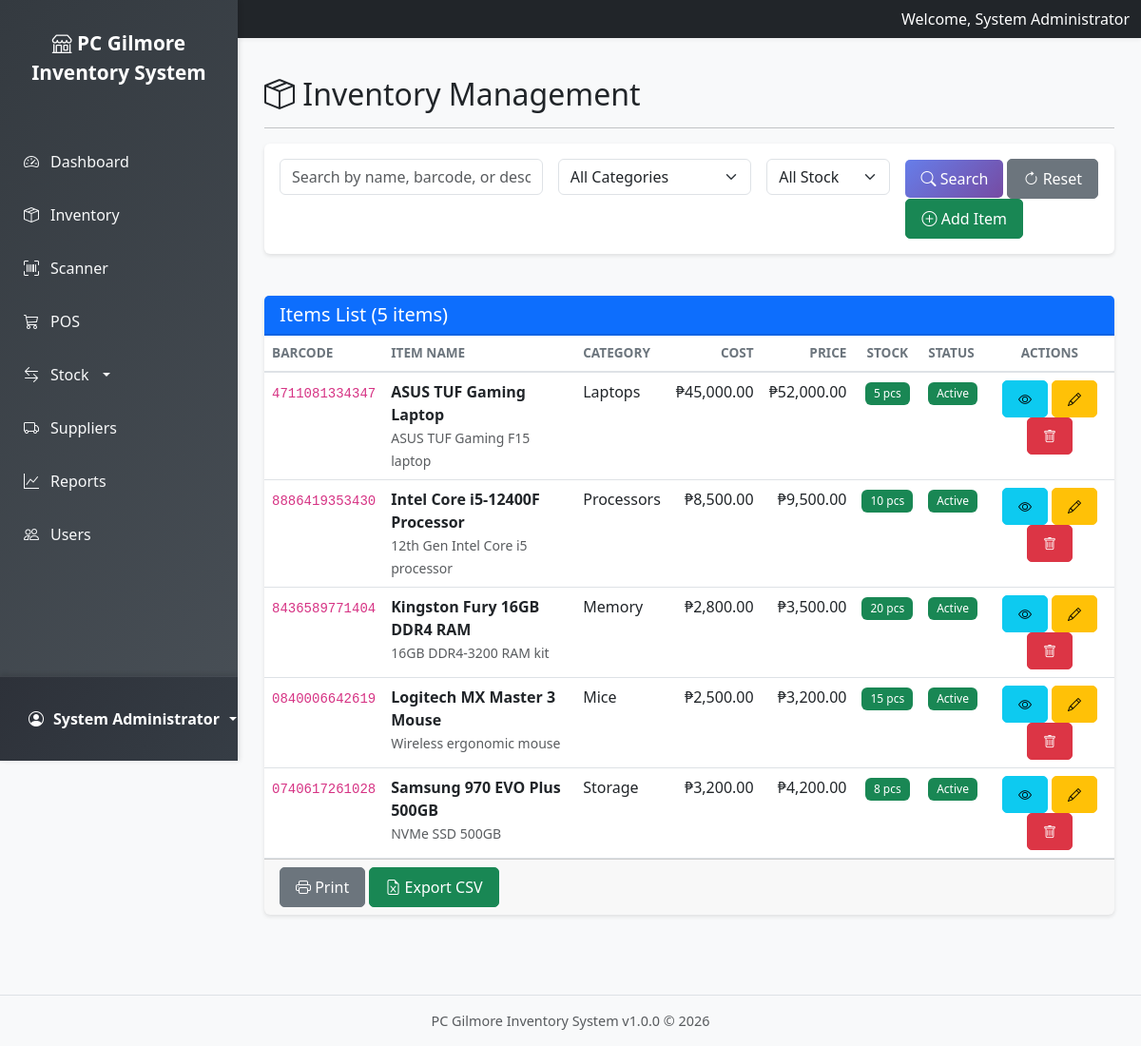
The app's page /modules/inventory/index.php (signed in) with its own data.
### tables this page shows
CREATE TABLE IF NOT EXISTS items (
    item_id INT PRIMARY KEY AUTO_INCREMENT,
    barcode VARCHAR(50) UNIQUE NOT NULL,
    item_name VARCHAR(200) NOT NULL,
    description TEXT,
    category_id INT,
    supplier_id INT,
    cost_price DECIMAL(10,2) NOT NULL DEFAULT 0.00,
    selling_price DECIMAL(10,2) NOT NULL DEFAULT 0.00,
    stock_quantity INT NOT NULL DEFAULT 0,
    min_stock_level INT DEFAULT 0,
    max_stock_level INT DEFAULT 0,
    unit VARCHAR(20) DEFAULT 'pcs',
    is_active BOOLEAN DEFAULT TRUE,
    created_at TIMESTAMP DEFAULT CURRENT_TIMESTAMP,
    updated_at TIMESTAMP DEFAULT CURRENT_TIMESTAMP ON UPDATE CURRENT_TIMESTAMP,
    FOREIGN KEY (category_id) REFERENCES categories(category_id),
    FOREIGN KEY (supplier_id) REFERENCES suppliers(supplier_id)
);

CREATE TABLE IF NOT EXISTS categories (
    category_id INT PRIMARY KEY AUTO_INCREMENT,
    category_name VARCHAR(100) NOT NULL,
    description TEXT,
    is_active BOOLEAN DEFAULT TRUE,
    created_at TIMESTAMP DEFAULT CURRENT_TIMESTAMP
);

### includes/functions.php (called while the page is built, shortened)
<?php
function sanitize($data) {
    return htmlspecialchars(strip_tags(trim($data)), ENT_QUOTES, 'UTF-8');
}
function formatCurrency($amount) {
    return '₱' . number_format($amount, 2);
}

### modules/inventory/index.php (the view, shortened to what this page needs)
<?php
try {
    $db = Database::getInstance()->getConnection();
    $search = $_GET['search'] ?? '';
    $query = "SELECT i.*, c.category_name
              FROM items i
              LEFT JOIN categories c ON i.category_id = c.category_id
              WHERE 1=1";
    $params = [];
    $query .= " ORDER BY i.item_name ASC";
    $stmt = $db->prepare($query);
    $stmt->execute($params);
    $items = $stmt->fetchAll();
} catch (Exception $e) {
    error_log("Inventory error: " . $e->getMessage());
    $message = "Error loading inventory data.";
    $messageType = 'danger';
}
include '../../includes/header.php';
?>
<div class="row">
    <div class="col-12">
        <h2><i class="bi bi-box-seam"></i> Inventory Management</h2>
        <hr>
    </div>
</div>
<div class="row mb-4">
    <div class="col-md-12">
        <div class="card">
            <div class="card-body">
                <form method="GET" class="row g-3">
                    <div class="col-md-4">
                        <input type="text" name="search" class="form-control" placeholder="Search by name, barcode, or description" value="<?php echo htmlspecialchars($search); ?>">
                    </div>
                    <div class="col-md-3">
                        <select name="category" class="form-select">
                            <option value="">All Categories</option>
                        </select>
                    </div>
                    <div class="col-md-2">
                        <select name="stock" class="form-select">
                            <option value="">All Stock</option>
                        </select>
                    </div>
                    <div class="col-md-3">
                        <button type="submit" class="btn btn-primary"><i class="bi bi-search"></i> Search</button>
                        <a href="index.php" class="btn btn-secondary"><i class="bi bi-arrow-clockwise"></i> Reset</a>
                        <a href="add.php" class="btn btn-success"><i class="bi bi-plus-circle"></i> Add Item</a>
                    </div>
                </form>
            </div>
        </div>
    </div>
</div>
<div class="row">
    <div class="col-12">
        <div class="card">
            <div class="card-header bg-primary text-white">
                <h5 class="mb-0">Items List (<?php echo count($items); ?> items)</h5>
            </div>
            <div class="card-body p-0">
                <div class="table-responsive">
                    <table class="table table-hover mb-0" id="inventoryTable">
                        <thead>
                            <tr>
                                <th>Barcode</th>
                                <th>Item Name</th>
                                <th>Category</th>
                                <th class="text-end">Cost</th>
                                <th class="text-end">Price</th>
                                <th class="text-center">Stock</th>
                                <th>Status</th>
                                <th class="text-center no-print">Actions</th>
                            </tr>
                        </thead>
                        <tbody>
                            <?php if (empty($items)): ?>
                                <tr>
                                    <td colspan="8" class="text-center py-4">No items found.</td>
                                </tr>
                            <?php else: ?>
                                <?php foreach ($items as $item): ?>
                                    <?php
                                        $rowClass = '';
                                    ?>
                                    <tr class="<?php echo $rowClass; ?>">
                                        <td><code><?php echo sanitize($item['barcode']); ?></code></td>
                                        <td>
                                            <strong><?php echo sanitize($item['item_name']); ?></strong><br>
                                            <small class="text-muted"><?php echo sanitize($item['description']); ?></small>
                                        </td>
                                        <td><?php echo sanitize($item['category_name']); ?></td>
                                        <td class="text-end"><?php echo formatCurrency($item['cost_price']); ?></td>
                                        <td class="text-end"><?php echo formatCurrency($item['selling_price']); ?></td>
                                        <td class="text-center">
                                            <?php if ($item['stock_quantity'] == 0): ?>
                                                <span class="badge bg-danger">Out of Stock</span>
                                            <?php elseif ($item['stock_quantity'] <= $item['min_stock_level']): ?>
                                                <span class="badge bg-warning text-dark"><?php echo $item['stock_quantity']; ?> <?php echo $item['unit']; ?></span>
                                            <?php else: ?>
                                                <span class="badge bg-success"><?php echo $item['stock_quantity']; ?> <?php echo $item['unit']; ?></span>
                                            <?php endif; ?>
                                        </td>
                                        <td>
                                            <?php if ($item['is_active']): ?>
                                                <span class="badge bg-success">Active</span>
                                            <?php else: ?>
                                                <span class="badge bg-secondary">Inactive</span>
                                            <?php endif; ?>
                                        </td>
                                        <td class="text-center no-print">
                                            <a href="view.php?id=<?php echo $item['item_id']; ?>" class="btn btn-sm btn-info" title="View">
                                                <i class="bi bi-eye"></i>
                                            </a>
                                            <a href="edit.php?id=<?php echo $item['item_id']; ?>" class="btn btn-sm btn-warning" title="Edit">
                                                <i class="bi bi-pencil"></i>
                                            </a>
                                            <a href="delete.php?id=<?php echo $item['item_id']; ?>" class="btn btn-sm btn-danger"
                                               onclick="return confirmDelete('<?php echo sanitize($item['item_name']); ?>');" title="Delete">
                                                <i class="bi bi-trash"></i>
                                            </a>
                                        </td>
                                    </tr>
                                <?php endforeach; ?>
                            <?php endif; ?>
                        </tbody>
                    </table>
                </div>
            </div>
            <div class="card-footer no-print">
                <button onclick="window.print();" class="btn btn-secondary">
                    <i class="bi bi-printer"></i> Print
                </button>
                <button onclick="exportTableToCSV('inventoryTable', 'inventory_<?php echo date('Y-m-d'); ?>.csv');" class="btn btn-success">
                    <i class="bi bi-file-earmark-excel"></i> Export CSV
                </button>
            </div>
        </div>
    </div>
</div>
<?php include '../../includes/footer.php'; ?>

### records on screen
items: barcode "4711081334347", item_name "ASUS TUF Gaming Laptop", description "ASUS TUF Gaming F15 laptop", category.category_name "Laptops", cost_price "₱45,000.00", selling_price "₱52,000.00", stock_quantity "5", unit "pcs", is_active "Active"
items: barcode "8886419353430", item_name "Intel Core i5-12400F Processor", description "12th Gen Intel Core i5 processor", category.category_name "Processors", cost_price "₱8,500.00", selling_price "₱9,500.00", stock_quantity "10", unit "pcs", is_active "Active"
items: barcode "8436589771404", item_name "Kingston Fury 16GB DDR4 RAM", description "16GB DDR4-3200 RAM kit", category.category_name "Memory", cost_price "₱2,800.00", selling_price "₱3,500.00", stock_quantity "20", unit "pcs", is_active "Active"
items: barcode "0840006642619", item_name "Logitech MX Master 3 Mouse", description "Wireless ergonomic mouse", category.category_name "Mice", cost_price "₱2,500.00", selling_price "₱3,200.00", stock_quantity "15", unit "pcs", is_active "Active"
items: barcode "0740617261028", item_name "Samsung 970 EVO Plus 500GB", description "NVMe SSD 500GB", category.category_name "Storage", cost_price "₱3,200.00", selling_price "₱4,200.00", stock_quantity "8", unit "pcs", is_active "Active"

### other values on screen
APP_NAME "PC Gilmore Inventory System"
$_SESSION['user_name'] "System Administrator"
count($items) "5"
APP_VERSION "1.0.0"
